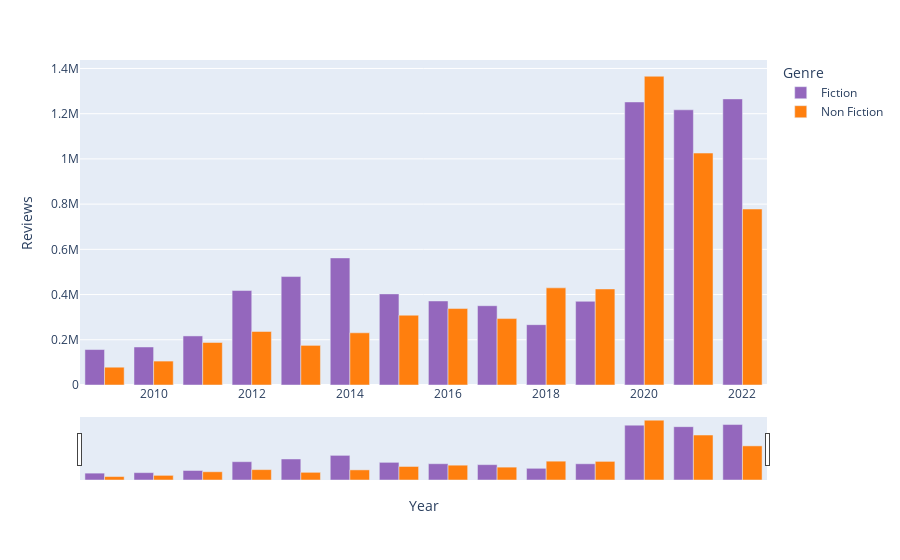

The cell this chart's notebook holds for it:
### Code cell
fig.update_layout(
    xaxis=dict(
        rangeselector=dict(
            buttons=list([
                dict(count=1,
                     stepmode="backward"),
            ])
        ),
        rangeslider=dict(
            visible=True
        ),
    )
)

### Figure 1 — Plotly figure (JSON) as saved in the notebook; plotly's stock layout.template omitted (floating-point values rounded to 4 significant figures)
{"data": [{"alignmentgroup": "True", "hovertemplate": "Genre=Fiction<br>Year=%{x}<br>Reviews=%{y}<extra></extra>", "legendgroup": "Fiction", "marker": {"color": "#9467bd", "pattern": {"shape": ""}}, "name": "Fiction", "offsetgroup": "Fiction", "orientation": "v", "showlegend": true, "textposition": "auto", "type": "bar", "x": [2009, 2010, 2011, 2012, 2013, 2014, 2015, 2016, 2017, 2018, 2019, 2020, 2021, 2022], "xaxis": "x", "y": [156824, 168185, 217041, 417821, 479684, 562103, 403004, 371702, 350684, 266919, 370143, 1251924, 1217172, 1265435], "yaxis": "y"}, {"alignmentgroup": "True", "hovertemplate": "Genre=Non Fiction<br>Year=%{x}<br>Reviews=%{y}<extra></extra>", "legendgroup": "Non Fiction", "marker": {"color": "#ff7f0e", "pattern": {"shape": ""}}, "name": "Non Fiction", "offsetgroup": "Non Fiction", "orientation": "v", "showlegend": true, "textposition": "auto", "type": "bar", "x": [2009, 2010, 2011, 2012, 2013, 2014, 2015, 2016, 2017, 2018, 2019, 2020, 2021, 2022], "xaxis": "x", "y": [78682, 105796, 188000, 236725, 175223, 230894, 308665, 338098, 293736, 429602, 424774, 1365573, 1025802, 778426], "yaxis": "y"}], "layout": {"barmode": "group", "legend": {"title": {"text": "Genre"}, "tracegroupgap": 0}, "margin": {"t": 60}, "xaxis": {"anchor": "y", "domain": [0, 1], "rangeselector": {"buttons": [{"count": 1, "stepmode": "backward"}]}, "rangeslider": {"visible": true}, "title": {"text": "Year"}}, "yaxis": {"anchor": "x", "domain": [0, 1], "title": {"text": "Reviews"}}}}
